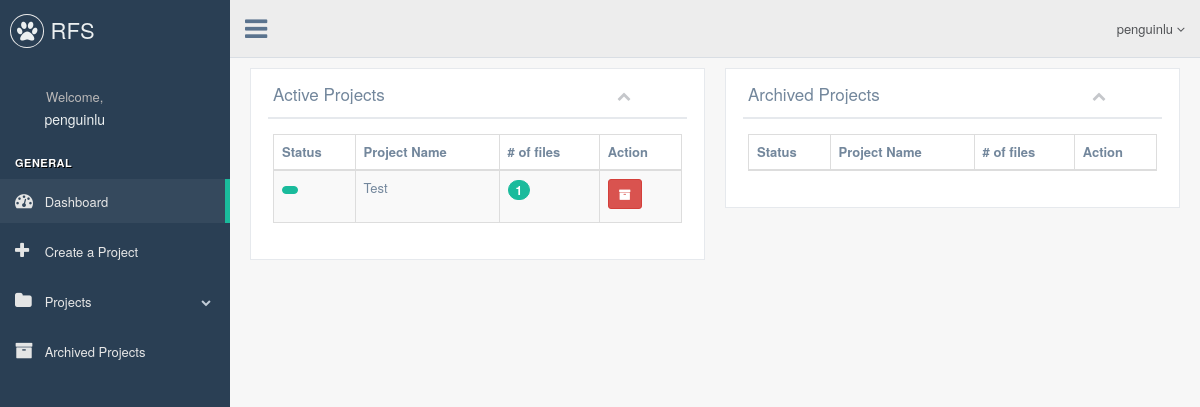
The page /rfs/dashboard/ (signed in) on the database as committed earlier.
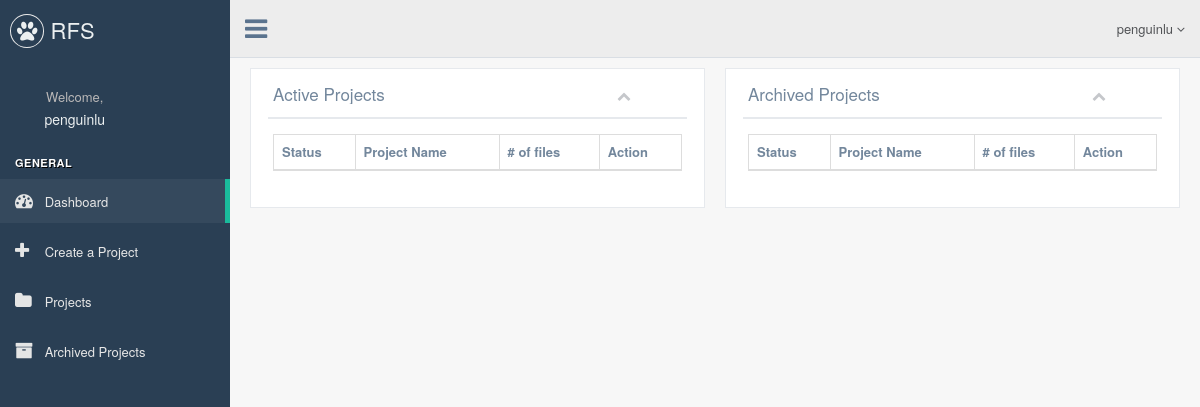
The same page on the database as committed later.
### rfs/models.py (models this page shows, shortened)
class Project(models.Model):
    project_name=models.CharField(max_length=50,unique=True)
    description=models.TextField(blank=True)
    status_types=(('ARC','Archived'),('ACT','Active'))
    status=models.CharField(max_length=3,choices=status_types,default='ACT')

### rfs/views.py (the view)
def index_view(request):
    if not request.user.is_authenticated():
        return HttpResponseRedirect(reverse('rfs:login'))
    else:
        context={'all_projects':Project.objects.all().filter(status='ACT'),
                 'arc_projects':Project.objects.all().filter(status='ARC'),}
        template_name='rfs/base.html'
        return render(request,template_name,context)

### rfs/templates/rfs/base.html (shortened to what this page needs)
<!DOCTYPE html>
<html lang="en">
<head>
{% url 'rfs:file' project.id as url %}
{% url 'rfs:datafeed' project.id as url2 %}
{% url 'rfs:arc-file' project.id as url3 %}
{% url 'rfs:project' project.id as url4 %}
    {% load staticfiles %}
    <link href="{% static 'rfs/vendors/bootstrap/dist/css/bootstrap.min.css' %}" rel="stylesheet">
    <link href="{% static 'rfs/vendors/font-awesome/css/font-awesome.min.css' %}" rel="stylesheet">
    <link href="{% static 'rfs/build/css/custom.min.css' %}" rel="stylesheet">
    <link href="{% static 'rfs/self/style.css' %}" rel="stylesheet">
</head>
<body class="nav-md">
    <div class="container body">
      <div class="main_container">
        <div class="col-md-3 left_col">
          <div class="left_col scroll-view">
            <div class="navbar nav_title" style="border: 0;">
              <a href="{% url 'rfs:index' %}" class="site_title"><i class="fa fa-paw"></i> <span>RFS</span></a>
            </div>
            <div class="profile clearfix">
              <div class="profile_info">
                  <div style="text-align: center;">
                <span>Welcome,</span>
                      <h2>{{ user }}</h2>
                  </div>
              </div>
            </div>
            <br />
            <div id="sidebar-menu" class="main_menu_side hidden-print main_menu">
              <div class="menu_section">
                <h3>General</h3>
                  <ul class="nav side-menu">
                  <li><a href="{% url 'rfs:index' %}"><i class="fa fa-dashboard"></i> Dashboard</a>
                  </li>
                  <li><a href="{% url 'rfs:project-create' %}"><i class="fa fa-plus"></i> Create a Project</a>
                  </li>
                  <li class=""><a><i class="fa fa-folder"></i> Projects {% if all_projects %}<span class="fa fa-chevron-down"></span>{% endif %}</a>
                  </li>
                  <li class=""><a><i class="fa fa-archive"></i> Archived Projects </a>
                  </li>
                  </ul>
              </div>
            </div>
          </div>
        </div>
        <div class="top_nav">
          <div class="nav_menu">
            <nav>
              <div class="nav toggle">
                <a id="menu_toggle"><i class="fa fa-bars"></i></a>
              </div>
              <ul class="nav navbar-nav navbar-right">
                <li class="">
                  <a href="javascript:;" class="user-profile dropdown-toggle" data-toggle="dropdown" aria-expanded="false">
                    {{ user  }}
                    <span class=" fa fa-angle-down"></span>
                  </a>
                </li>
              </ul>
            </nav>
          </div>
        </div>
      <div class="right_col" role="main">
        {% block body %}
            {% include 'rfs/index.html' %}
        {% endblock %}
      </div>
    </div>
    </div>
 </body>
</html>

### rfs/templates/rfs/index.html (shortened to what this page needs)
{% block body %}
<div class="row">
<div class="col-md-6 col-sm-6 col-xs-6">
<div class="x_panel">
  <div class="x_title">
    <h2>Active Projects <small>table</small></h2>
    <ul class="nav navbar-right panel_toolbox">
      <li><a class="collapse-link"><i class="fa fa-chevron-up"></i></a>
      </li>
    </ul>
    <div class="clearfix"></div>
  </div>
  <div class="x_content">
    <table id="" class="table table-striped table-bordered">
      <thead>
        <tr>
            <th>Status</th>
          <th>Project Name</th>
            <th># of files</th>
          <th>Action</th>
        </tr>
      </thead>
      <tbody>
      {% for act_project in all_projects %}
        <tr>
          <td>
          {% if act_project.status == 'ACT' %}
              <span class="badge bg-green"> </span>
              {% else %}
              <span class="badge bg-red"> </span>
            {% endif %}
          </td>
          <td>{{ act_project.project_name }}</td>
            <td><span class="badge bg-green">{{ act_project.file_set.all.count }}</span></td>
          <td>
          <form action="{% url 'rfs:index-project-update' act_project.id %}" method="post">
            <button type="submit" class="btn btn-danger btn-sm"><i class="fa fa-archive"></i></button>
          </form>
          </td>
        </tr>
      {% endfor %}
      </tbody>
    </table>
  </div>
</div>
</div>
<div class="col-md-6 col-sm-6 col-xs-6">
<div class="x_panel">
  <div class="x_title">
    <h2>Archived Projects <small>table</small></h2>
    <ul class="nav navbar-right panel_toolbox">
      <li><a class="collapse-link"><i class="fa fa-chevron-up"></i></a>
      </li>
    </ul>
    <div class="clearfix"></div>
  </div>
  <div class="x_content">
    <table id="" class="table table-striped table-bordered">
      <thead>
        <tr>
            <th>Status</th>
          <th>Project Name</th>
            <th># of files</th>
          <th>Action</th>
        </tr>
      </thead>
    </table>
  </div>
</div>
</div>
</div>
{% endblock %}

Rows that differ between the two databases and show on the page:
removed Project: status "ACT" (drawn), project_name "Test", file_set.all.count "1"
